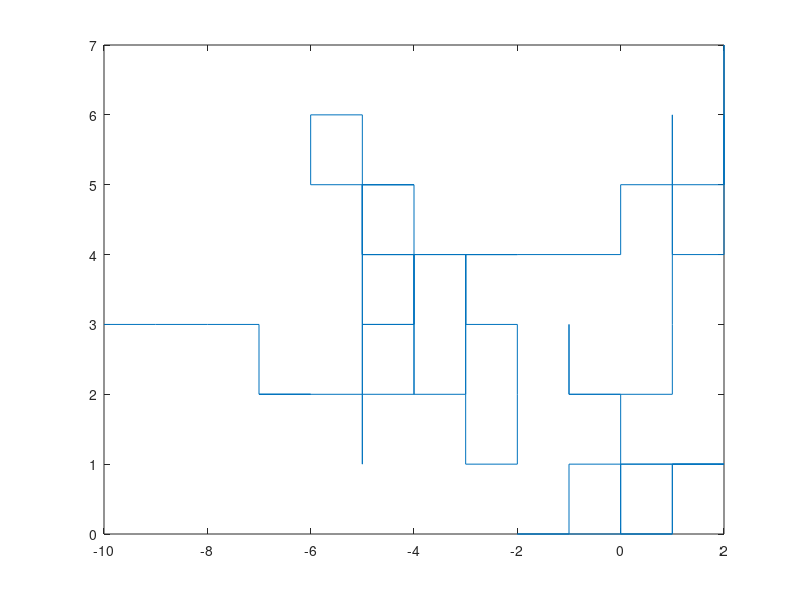
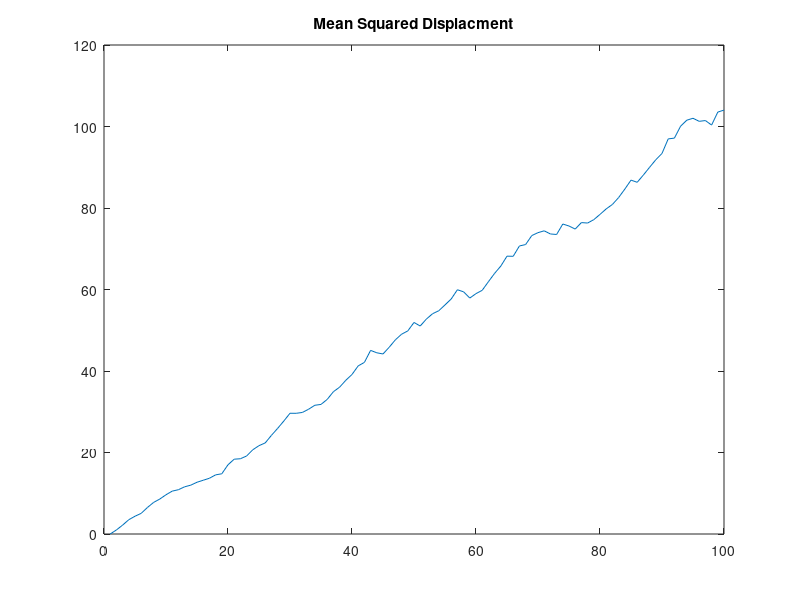

Write the MATLAB code that produced these figures, in order.
% Author: Nawaf k. Abdullah
% Path of a 2D random walker
% Reference: Computational Physics 2nd Edition - Nicholas J. Giordano and
% Hisao Nakanishi

W= 100;
N= 100;
x=zeros(W,N);
y=zeros(W,N);

xave=zeros(1,N);
yave=zeros(1,N);
MSD=zeros(1,N);
xfinals=zeros(W,1);
yfinals=zeros(W,1);


for w=1:W-1
    for n=1:N-1
        r=rand(1);
        if (r < 0.25)
            x(w,n+1)=x(w,n)-1;
            y(w,n+1)=y(w,n);
            
        elseif  (r >= 0.25 && r < 0.50)
            x(w,n+1)=x(w,n)+1;
            y(w,n+1)=y(w,n);
            
        elseif (r >= 0.50 && r < 0.75)
             y(w,n+1)=y(w,n)-1;
             x(w,n+1)=x(w,n);
             
        else 
             y(w,n+1)=y(w,n)+1;
             x(w,n+1)=x(w,n);
             
        end
        xave(1,n+1)=xave(1,n+1)+x(w,n+1);
        MSD(1,n+1)=MSD(1,n+1)+x(w,n+1)^2;
        yave(1,n+1)=yave(1,n+1)+y(w,n+1);
        MSD(1,n+1)=MSD(1,n+1)+y(w,n+1)^2;
    end
end


xave=xave/W;
xfinals(:,1)=x(:,N);

yave=yave/W;
yfinals(:,1)=y(:,N);

MSD=MSD/W;


%Walker path
figure(1)
plot(x(1,:),y(1,:))

%Mean square displacement
figure(2)
plot(MSD)
hold on
title('Mean Squared Displacment')
hold off